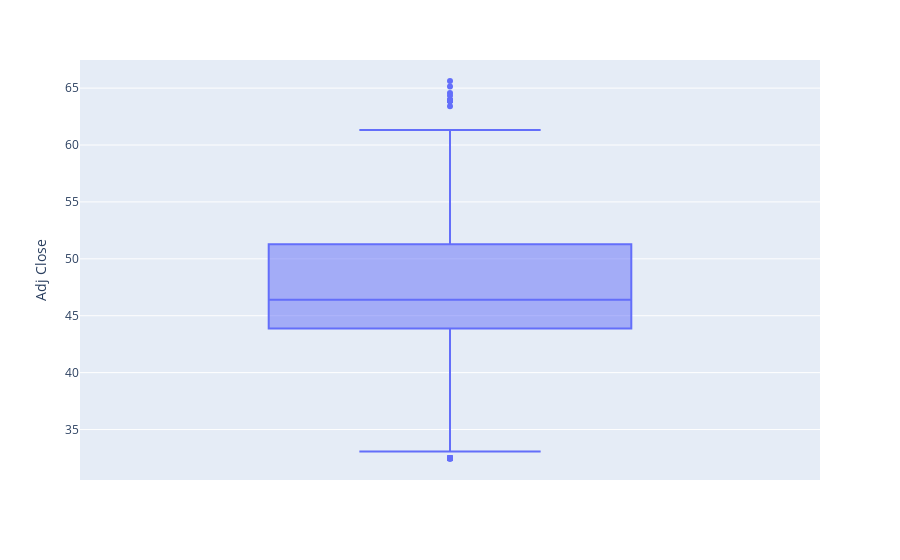

The code cell stored with this chart in its notebook:
### Code cell
px.box(train_data, y='Adj Close')

### Figure 1 — Plotly figure (JSON) as saved in the notebook; plotly's stock layout.template omitted (floating-point values rounded to 4 significant figures; data arrays with more than 128 entries replaced by an {"elided": "..."} marker saying what was removed)
{"data": [{"alignmentgroup": "True", "hovertemplate": "Adj Close=%{y}<extra></extra>", "legendgroup": "", "marker": {"color": "#636efa"}, "name": "", "notched": false, "offsetgroup": "", "orientation": "v", "showlegend": false, "type": "box", "x0": " ", "xaxis": "x", "y": {"elided": "753 float values"}, "y0": " ", "yaxis": "y"}], "layout": {"boxmode": "group", "legend": {"tracegroupgap": 0}, "margin": {"t": 60}, "xaxis": {"anchor": "y", "domain": [0, 1]}, "yaxis": {"anchor": "x", "domain": [0, 1], "title": {"text": "Adj Close"}}}}
